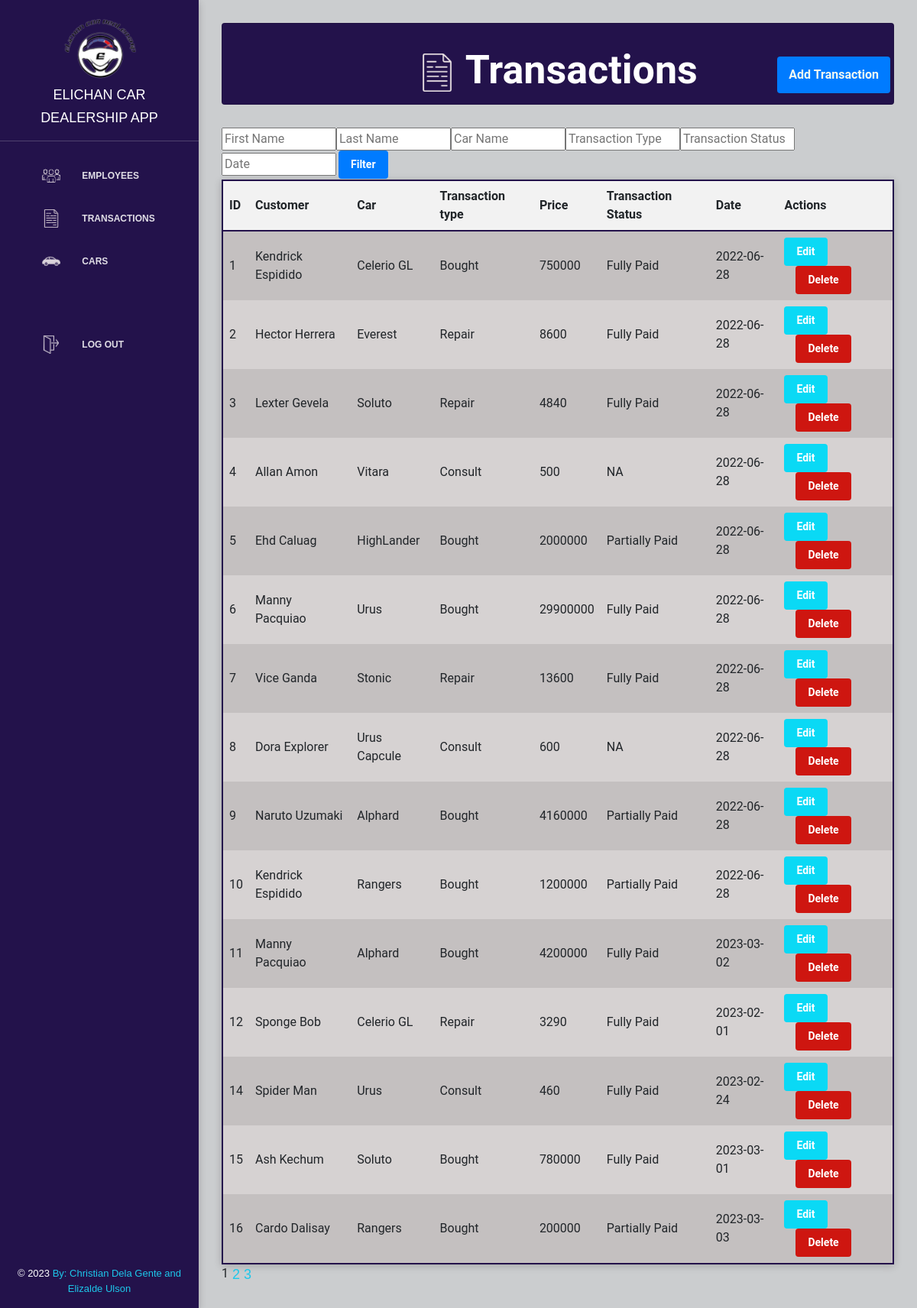
/transaction.php, run on the app's committed database.
### tables this page shows
CREATE TABLE `transaction` (
  `t_id` int NOT NULL AUTO_INCREMENT,
  `customer_fname` varchar(45) NOT NULL,
  `customer_lname` varchar(45) NOT NULL,
  `c_id` int NOT NULL,
  `tt_id` int NOT NULL,
  `price` int NOT NULL,
  `ts_id` int NOT NULL,
  `t_date` date NOT NULL,
  PRIMARY KEY (`t_id`),
  KEY `c_id_idx` (`c_id`),
  KEY `tt_id_idx` (`tt_id`),
  KEY `ts_id_idx` (`ts_id`),
  CONSTRAINT `c_id` FOREIGN KEY (`c_id`) REFERENCES `cars` (`c_id`),
  CONSTRAINT `ts_id` FOREIGN KEY (`ts_id`) REFERENCES `transaction_status` (`ts_id`),
  CONSTRAINT `tt_id` FOREIGN KEY (`tt_id`) REFERENCES `transaction_type` (`tt_id`)
);

CREATE TABLE `cars` (
  `c_id` int NOT NULL AUTO_INCREMENT,
  `m_id` int NOT NULL,
  `car_name` varchar(45) NOT NULL,
  PRIMARY KEY (`c_id`),
  KEY `m_id_idx` (`m_id`),
  CONSTRAINT `m_id` FOREIGN KEY (`m_id`) REFERENCES `manufacturer` (`m_id`)
);

CREATE TABLE `transaction_type` (
  `tt_id` int NOT NULL AUTO_INCREMENT,
  `transaction_type_name` varchar(45) NOT NULL,
  PRIMARY KEY (`tt_id`)
);

CREATE TABLE `transaction_status` (
  `ts_id` int NOT NULL AUTO_INCREMENT,
  `transaction_status_name` varchar(45) NOT NULL,
  PRIMARY KEY (`ts_id`)
);

### transaction.php (the view, shortened to what this page needs)
<!DOCTYPE html>
<html lang="en">
<head>
    <link rel="stylesheet" href="https://maxcdn.bootstrapcdn.com/font-awesome/latest/css/font-awesome.min.css" />
    <link href="style/bootstrap.min.css" rel="stylesheet" />
    <link href="style/light-bootstrap-dashboard.css?v=2.0.0 " rel="stylesheet" />
    <link href="style/demo.css" rel="stylesheet" />
    <link href="style/style.css" rel="stylesheet" />
    <link href="style/tables-buttons.css" rel="stylesheet" />
</head>
<body>
    <?php include "sidebar.php"; ?>
    <div class="main-panel">
        <div class="content">
            <div class="container-fluid">
                <div class="card striped-tabled-with-hover" style="background-color: rgb(35, 18, 75);">
                    <?php
                    require("config/db.php");
                    $customerFnameFilter = isset($_GET['customer_fname']) ? $_GET['customer_fname'] : "";
                    $customerLnameFilter = isset($_GET['customer_lname']) ? $_GET['customer_lname'] : "";
                    $carNameFilter = isset($_GET['car_name']) ? $_GET['car_name'] : "";
                    $transactionTypeNameFilter = isset($_GET['transaction_type_name']) ? $_GET['transaction_type_name'] : "";
                    $transactionStatusNameFilter = isset($_GET['transaction_status_name']) ? $_GET['transaction_status_name'] : "";
                    $tDateFilter = isset($_GET['t_date']) ? $_GET['t_date'] : "";
                    if (!isset($_GET['mode']) || $_GET['mode'] == 'view') {
                        $nresult = 15;
                        $query = "SELECT *
                            FROM transaction
                            JOIN cars ON transaction.c_id = cars.c_id
                            JOIN transaction_type ON transaction.tt_id = transaction_type.tt_id
                            JOIN transaction_status ON transaction.ts_id = transaction_status.ts_id";
                    }
                    $total_rows_result = mysqli_query($db, $query);
                    $total_rows = mysqli_num_rows($total_rows_result);
                    $total_pages = ceil($total_rows / $nresult);
                    $current_page = isset($_GET['page']) ? $_GET['page'] : 1;
                    $offset = ($current_page - 1) * $nresult;
                    $query .= " ORDER BY transaction.t_id LIMIT $nresult OFFSET $offset";
                    $result = mysqli_query($db, $query);
                    echo "<h1><img src='img/transaction-logo.png' height='50px' width='50px'> Transactions</h1>";
                    echo "</div>";
                    echo "<form method='GET' action='transaction.php'>";
                    echo "<div class='filter-container'>";
                    echo "<input type='text' name='customer_fname' placeholder='First Name'  style='width: 150px' value='" . htmlspecialchars($customerFnameFilter, ENT_QUOTES) . "'>";
                    echo "<input type='text' name='customer_lname' placeholder='Last Name' style='width: 150px' value='" . htmlspecialchars($customerLnameFilter, ENT_QUOTES) . "'>";
                    echo "<input type='text' name='car_name' placeholder='Car Name' style='width: 150px' value='" . htmlspecialchars($carNameFilter, ENT_QUOTES) . "'>";
                    echo "<input type='text' name='transaction_type_name' placeholder='Transaction Type' style='width: 150px' value='" . htmlspecialchars($transactionTypeNameFilter, ENT_QUOTES) . "'>";
                    echo "<input type='text' name='transaction_status_name' placeholder='Transaction Status' style='width: 150px' value='" . htmlspecialchars($transactionStatusNameFilter, ENT_QUOTES) . "'>";
                    echo "<input type='text' name='t_date' placeholder='Date' style='width: 150px; margin-right: 3px' value='" . htmlspecialchars($tDateFilter, ENT_QUOTES) . "'>";
                    echo "<button type='submit' class='filter-button'>Filter</button>";
                    echo "</div>";
                    echo "</form>";
                    if (mysqli_num_rows($result) > 0) {
                        echo "<div style='display:flex; align-items: center; justify-content: space-between;' class='col-lg-12 col-md-6 mb-md-0 mb-4'></div>";
                        echo "<table>";
                        echo "<tr><th>ID</th><th>Customer</th><th>Car</th><th>Transaction type</th><th>Price</th><th>Transaction Status</th><th>Date</th><th>Actions</th></tr>";
                        while ($row = mysqli_fetch_assoc($result)) {
                            echo "<tr>";
                            echo "<td>" . $row['t_id'] . "</td>";
                            echo "<td>" . $row['customer_fname'] . " " . $row['customer_lname'] . "</td>";
                            echo "<td>" . $row['car_name'] . "</td>";
                            echo "<td>" . $row['transaction_type_name'] . "</td>";
                            echo "<td>" . $row['price'] . "</td>";
                            echo "<td>" . $row['transaction_status_name'] . "</td>";
                            echo "<td>" . $row['t_date'] . "</td>";
                            echo "<td>";
                            echo "<form style='display:inline-block' action='transaction-edit.php?id=" . $row['t_id'] . "' method='post'>";
                            echo "<button type='submit' name='edit' class='edit-button'>Edit</button>";
                            echo "</form>";
                            echo "<form style='display:inline-block; margin-left: 15px' action='transaction-delete.php' method='post' onsubmit='return confirm(\"Are you sure you want to delete this transaction?\")'>";
                            echo "<button type='submit' name='delete' class='delete-button'>Delete</button>";
                            echo "</form>";
                            echo "</td>";
                            echo "</tr>";
                        }
                        echo "</table>";
                        if ($total_pages > 1) {
                            echo "<div class='pagination'>";
                            for ($i = 1; $i <= $total_pages; $i++) {
                                if ($i == $current_page) {
                                    echo "<span class='current-page'>$i</span>";
                                } else {
                                    echo "<a href='?page=$i'>&nbsp;$i</a>";
                                }
                            }
                            echo "</div>";
                        }
                        echo "<div><button type='button' class='add-button' onclick=\"location.href='transaction-add.php'\">Add Transaction</button></div>";
                    } else {
                        echo "<p>No transaction found.</p>";
                    }
                    ?>
</body>
</html>

### style/style.css (style rules this page uses)
a, p { font-family: Verdana, Geneva, Tahoma, sans-serif; font-size: large; }

### style/tables-buttons.css (style rules this page uses)
.content, body { background-color: #cbcdcf; }
table { border-collapse: collapse; width: 100%; max-width: 1000px; margin: 0 auto; border: solid; border-color: rgb(35, 18, 75); border-width: 2px; box-shadow: 0px 2px 10px rgba(0, 0, 0, 0.2); }
th, td { text-align: left; padding: 8px; }
th { background-color: #f2f2f2; font-weight: bold; border-bottom: solid; border-color: rgb(35, 18, 75); border-width: 2px; }
tr:nth-child(odd) { background-color: #d6d2d2; }
tr:nth-child(even) { background-color: #c4c0c0; }
h1 { font-weight: bold; text-align: center; margin-top: 32px; margin-bottom: 16px; color: white; }
button, .submit { display: inline-block; padding: 8px 16px; font-size: 14px; font-weight: bold; text-align: center; text-decoration: none; background-color: #007bff; color: #fff; border: none; border-radius: 4px; cursor: pointer; transition: 0.15s; }
.add-button { padding: 12px 15px; font-size: 16px; font-weight: bold; text-align: center; text-decoration: none; background-color: #007bff; color: #f3f8f3; border: none; border-radius: 4px; cursor: pointer; position: absolute; margin-top: 50px; top: 24px; right: 35px; transition: 0.2s; }
.edit-button { background-color: #0ad9f5; }
.delete-button { background-color: #ce1610; }

### data on the page
transaction: t_id "1", customer_fname "Kendrick", customer_lname "Espidido", c.car_name "Celerio GL", tt.transaction_type_name "Bought", price "750000", ts.transaction_status_name "Fully Paid", t_date "2022-06-28"
transaction: t_id "2", customer_fname "Hector", customer_lname "Herrera", c.car_name "Everest", tt.transaction_type_name "Repair", price "8600", ts.transaction_status_name "Fully Paid", t_date "2022-06-28"
transaction: t_id "3", customer_fname "Lexter", customer_lname "Gevela", c.car_name "Soluto", tt.transaction_type_name "Repair", price "4840", ts.transaction_status_name "Fully Paid", t_date "2022-06-28"
transaction: t_id "4", customer_fname "Allan", customer_lname "Amon", c.car_name "Vitara", tt.transaction_type_name "Consult", price "500", ts.transaction_status_name "NA", t_date "2022-06-28"
transaction: t_id "5", customer_fname "Ehd", customer_lname "Caluag", c.car_name "HighLander", tt.transaction_type_name "Bought", price "2000000", ts.transaction_status_name "Partially Paid", t_date "2022-06-28"
transaction: t_id "6", customer_fname "Manny", customer_lname "Pacquiao", c.car_name "Urus", tt.transaction_type_name "Bought", price "29900000", ts.transaction_status_name "Fully Paid", t_date "2022-06-28"
transaction: t_id "7", customer_fname "Vice", customer_lname "Ganda", c.car_name "Stonic", tt.transaction_type_name "Repair", price "13600", ts.transaction_status_name "Fully Paid", t_date "2022-06-28"
transaction: t_id "8", customer_fname "Dora", customer_lname "Explorer", c.car_name "Urus Capcule", tt.transaction_type_name "Consult", price "600", ts.transaction_status_name "NA", t_date "2022-06-28"
transaction: t_id "9", customer_fname "Naruto", customer_lname "Uzumaki", c.car_name "Alphard", tt.transaction_type_name "Bought", price "4160000", ts.transaction_status_name "Partially Paid", t_date "2022-06-28"
transaction: t_id "10", customer_fname "Kendrick", customer_lname "Espidido", c.car_name "Rangers", tt.transaction_type_name "Bought", price "1200000", ts.transaction_status_name "Partially Paid", t_date "2022-06-28"
transaction: t_id "11", customer_fname "Manny", customer_lname "Pacquiao", c.car_name "Alphard", tt.transaction_type_name "Bought", price "4200000", ts.transaction_status_name "Fully Paid", t_date "2023-03-02"
transaction: t_id "12", customer_fname "Sponge", customer_lname "Bob", c.car_name "Celerio GL", tt.transaction_type_name "Repair", price "3290", ts.transaction_status_name "Fully Paid", t_date "2023-02-01"
transaction: t_id "14", customer_fname "Spider", customer_lname "Man", c.car_name "Urus", tt.transaction_type_name "Consult", price "460", ts.transaction_status_name "Fully Paid", t_date "2023-02-24"
transaction: t_id "15", customer_fname "Ash", customer_lname "Kechum", c.car_name "Soluto", tt.transaction_type_name "Bought", price "780000", ts.transaction_status_name "Fully Paid", t_date "2023-03-01"
transaction: t_id "16", customer_fname "Cardo", customer_lname "Dalisay", c.car_name "Rangers", tt.transaction_type_name "Bought", price "200000", ts.transaction_status_name "Partially Paid", t_date "2023-03-03"
